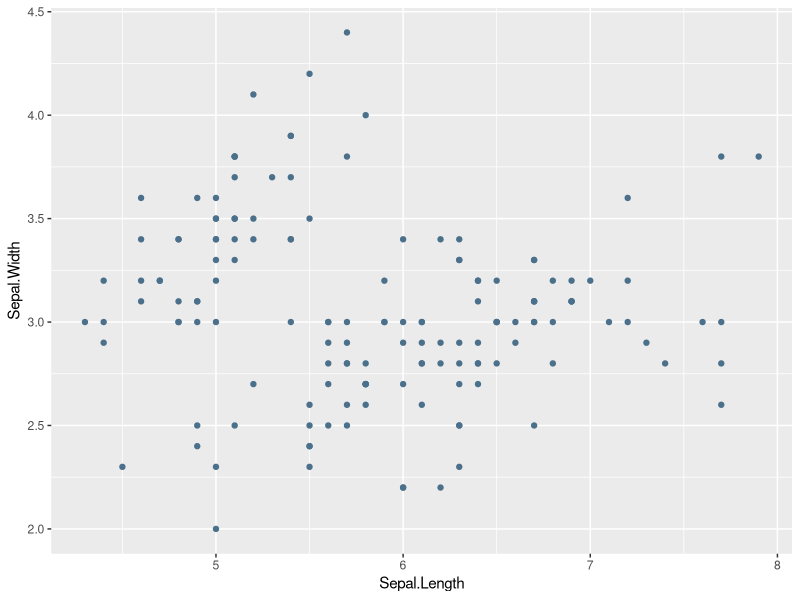
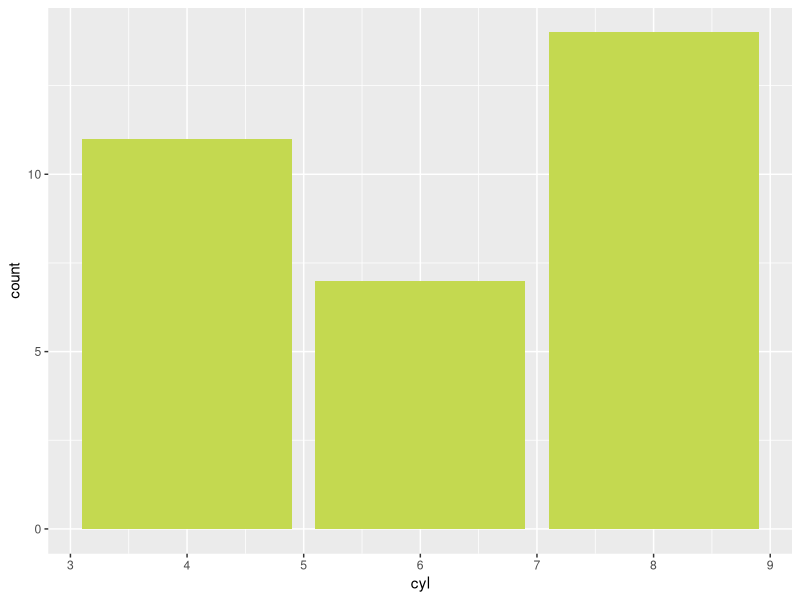
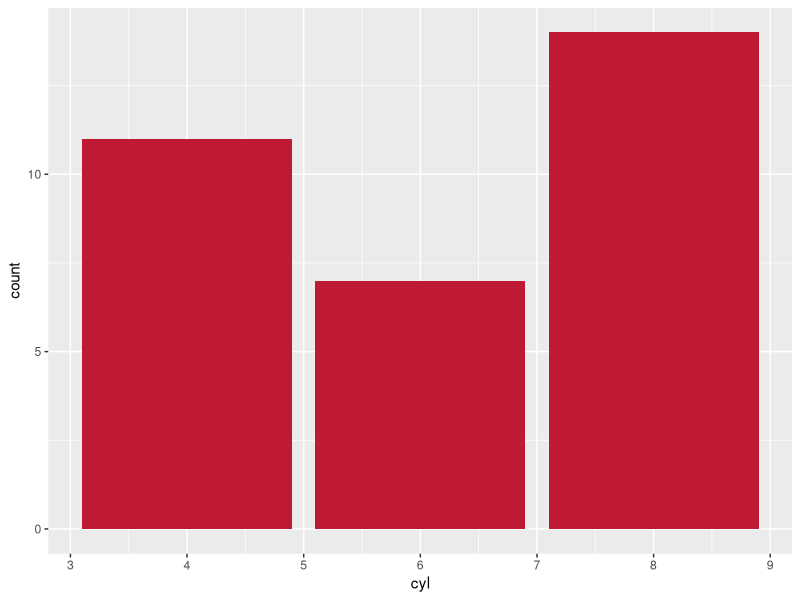
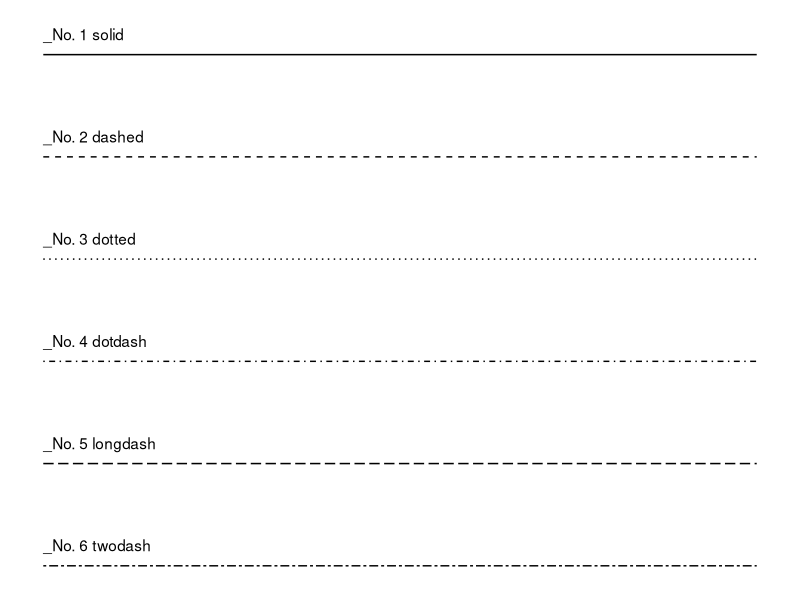
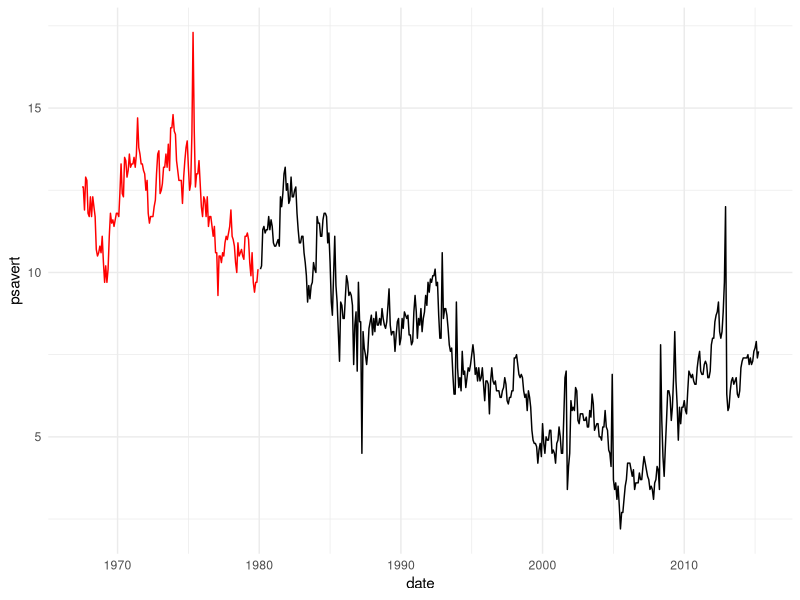
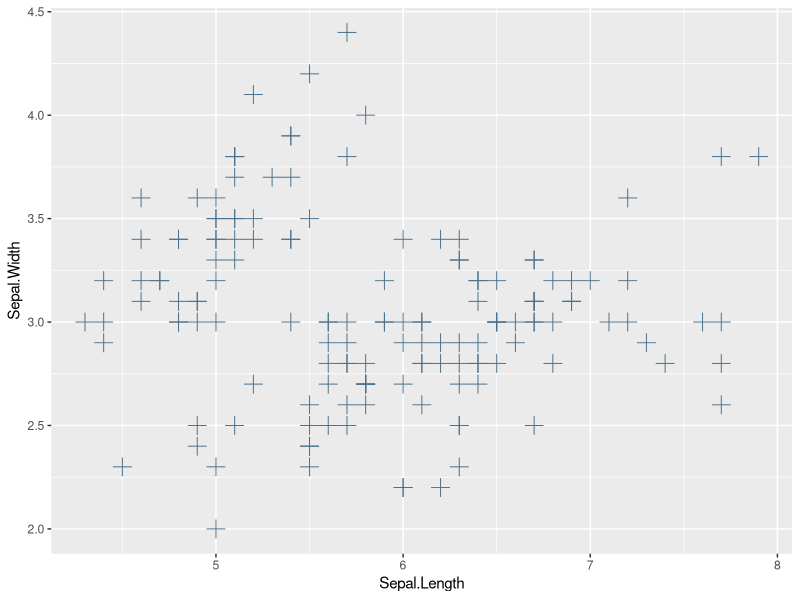
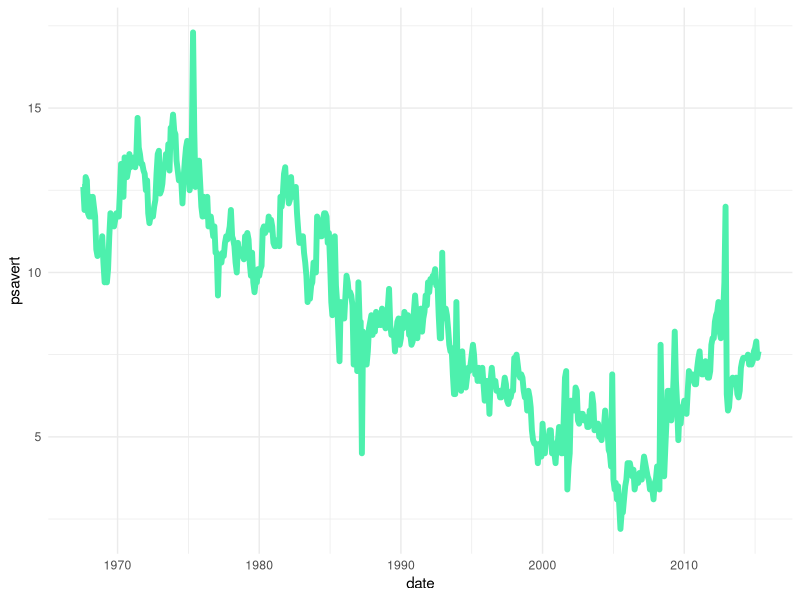
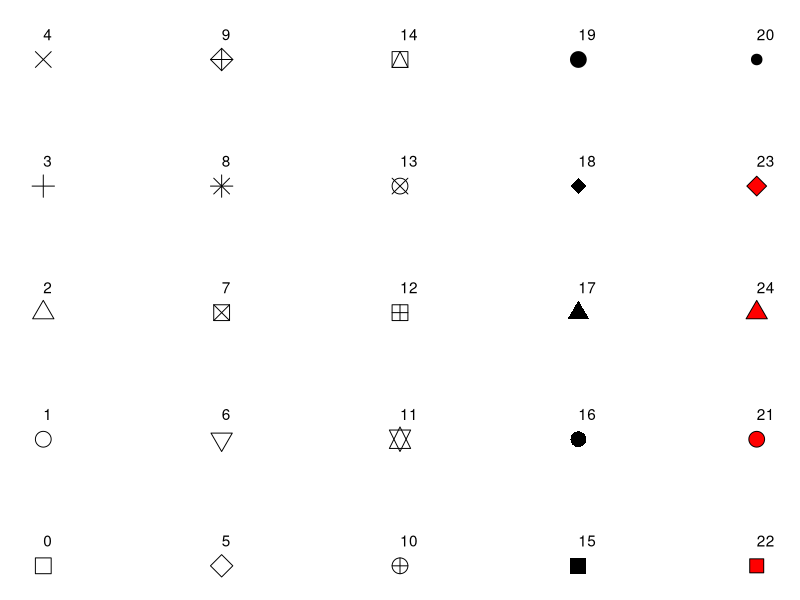

Write the R code that produced these figures, in order.
#--------------------------------------------------------
################# ggplot2 그래프 시각화 #################
#--------------------------------------------------------
#### 1. 더 많은 변수들을 보여주는 기술 (1) geom 속성 값 이용 ####
# 지난 시간까지 그래프를 그리는 여러가지 방법에 대해 배움
# 그러나, 대부분의 데이터셋은 변수가 1개 또는 2개에 머무르지 않고 최소 3개 이상인 경우가 대부분임
# 변수가 많은 다변량일 경우, 시각화시 크게 2가지 중 한개를 선택해야 합니다. 
# 첫번째, geom_*()의 속성값으로 다른 변수를 표시하는 방법
# 두번째, 제 3의 변수를 각 범주별로 구분하는 방법입니다. 
# 여기서, 주의점, Too Much is always Too Bad. 
# 시각화를 하는 목적은 간결함이지, 복잡도가 아닙니다. 
# 더 많은 변수들을 보여주기 전, 항상 보는 사람의 관점에서 그래프를 작성해야 합니다. 
# 자세한 설명은 여기를 참조하시기를 바랍니다. 
# Review
library(dplyr)
library(ggplot2)
iris <- iris
str(iris)

colours()

ggplot(iris, aes(x = Sepal.Length, y = Sepal.Width)) + 
  geom_point(colour = "skyblue4")

str(mtcars)
ggplot(mtcars, aes(x = cyl)) + 
  geom_bar(fill = "#C4D950")


#### -- (1) colour and Fill ####
# 설정방법은 색상 이름을 지정하는 방법이 3가지 있음
# 1. 영어 이름으로 지정 (ex. red, blue 등) 색상의 이름이 궁금하다면, colours() 지정하면 됨.
colours()

# 2. rgb specification (ex. "#RRGGBB")
# 3. munsell 패키지 활용하여, 색상을 rgb로 형태로 도출 가능 (- 구체적으로 말하면 먼셀 색 체계: 색상, 명도, 채도 3가지 요소를 이용하여 색을 나타내는 색 공간)
# 위 패키지는 디자이너에게 요청 필요
# 개인적으로 한번도 사용해 본적은 없음
# 색상표 참고: http://rokmc65371.blog.me/221074220644

library(munsell)
mnsl("5R 4/14") # 빨간색

ggplot(mtcars, aes(x = cyl)) + 
  geom_bar(fill = "#BE1A34")

#### -- (2) Line ####
# Line의 형태는 size, linetype, linejoin, and lineend에 따라 달라짐
# linetype 
# An integer or name: 0 = blank, 1 = solid, 2 = dashed, 3 = dotted, 4 = dotdash, 5 = longdash, 6 = twodash
lty_type = c("solid", "dashed", "dotted", "dotdash", "longdash", "twodash")

linetypes_df <- data.frame(
  y = seq_along(lty_type), 
  lty_type = lty_type, 
  lty_name = paste("_No.", seq_along(lty_type), lty_type)
)


# example
ggplot(linetypes_df, aes(0, y)) + 
  geom_segment(aes(xend = 5, yend = y, linetype = lty_type)) + 
  scale_linetype_identity() + 
  geom_text(aes(label = lty_name), hjust = 0, nudge_y = 0.2) + 
  scale_x_continuous(NULL, breaks = NULL) + 
  scale_y_reverse(NULL, breaks = NULL) + 
  theme_minimal()

data("economics")
# 참조: https://ggplot2.tidyverse.org/reference/geom_path.html

glimpse(economics)
ggplot() + 
  geom_line(data = economics %>% filter(date < "1980-01-01"), aes(x = date, y = psavert), linetype = "solid", colour = "red") + 
  geom_line(data = economics %>% filter(date > "1980-01-01"), aes(x = date, y = psavert), linetype = "solid", colour = "black") + 
  theme_minimal()
  

#### -- (3) Size ####
# The size of a line is its width in mm
# 점의 모양
ggplot(iris, aes(x = Sepal.Length, y = Sepal.Width)) + 
  geom_point(shape = 3, colour = "skyblue4", size = 4)


# line의 두께
ggplot(economics) + 
  geom_line(aes(x = date, y = psavert), linetype = "solid", colour = "#4DF0AD", size = 2) + 
  theme_minimal()


#### -- (4) Shape ####
# integer는 1~25
shapes_df <- data.frame(
  shape = c(0:19, 22, 21, 24, 23, 20), 
  x = 0:24 %/% 5, 
  y = -(0:24 %% 5)
)

shapes_df

ggplot(shapes_df, aes(x, y)) + 
  geom_point(aes(shape = shape), size = 5, fill = "red") + 
  scale_shape_identity() + 
  geom_text(aes(label = shape), hjust = 0, nudge_y = 0.2) + 
  scale_x_continuous(NULL, breaks = NULL) + 
  scale_y_reverse(NULL, breaks = NULL) + 
  theme_minimal()


#### (6) 최종 geom_*()의 속성값을 이용하여 객체를 추가하자. ####
p1 <- ggplot(iris, aes(x = Sepal.Length, y = Sepal.Width)) + 
  geom_point(aes(size = Petal.Length, colour = Species)) + 
  theme(legend.position = "top")

p2 <- ggplot(iris, aes(x = Sepal.Length, y = Sepal.Width)) + 
  geom_point()


# 위 두개의 그래프를 비교 해석해보세요.
library(gridExtra)
grid.arrange(p1, p2, ncol = 2)


# 실습 2. 
# 다음 데이터를 활용하여 위 그래프를 그려보세요.


#### 2. 더 많은 변수들을 보여주는 기술 (2) facet_* 함수 사용 ####
# 한국적인 표현으로는 면 분할이라고 함
# 언제 사용이 필요한가? 
# 데이터 범주간 비교 분석 할 때 사용되며 방법은 크게 2가지가 있음
library(ggplot2)
library(reshape2)
library(gridExtra)

head(tips)

# (1) facet_grid
p1 <- ggplot(tips, aes(x = total_bill, y = tip)) + 
  geom_point() + 
  facet_grid(sex ~ .) # 행기준

p2 <- ggplot(tips, aes(x = total_bill, y = tip)) + 
  geom_point() + 
  facet_grid(. ~ sex) # 열기준


grid.arrange(p1, p2, ncol = 2)

ggplot(tips, aes(x = total_bill, y = tip, colour = time)) + 
  geom_point(size = 3) + 
  facet_grid(day ~ sex) + 
  theme_minimal()

# (2) facet_wrap
p1 <- ggplot(tips, aes(x = total_bill, y = tip)) + 
  geom_point()

p2 <- ggplot(tips, aes(x = total_bill, y = tip)) + 
  geom_point() +
  facet_wrap( ~ sex, ncol = 1) # 열 기준

ggplot(tips, aes(x = total_bill, y = tip)) + 
  geom_point() +
  facet_wrap( ~ sex, nrow = 1) # 열 기준

?facet_wrap

#### 3. 그래프에 주석 추가하기 ####
# 실무 팁! 만약 PPT 또는 이미지 수정이 즉시 가능하다면, Adobe와 같은 이미지 툴을 바로 사용하자. 
# 경험적으로 이게 더 빠르다. 
# 가급적 시각화에 불필요한 텍스트 사용은 지양하자.
library(ggplot2)
library(dplyr)
str(iris)
ggplot(iris %>% filter(Species != "setosa"), 
       aes(x = Sepal.Length, y = Sepal.Width, colour = Species)) + 
  geom_point() + 
  theme_minimal()

p1 + annotate(geom = "text", x = 7, y = 2.3, label = "virginica", size = 5)

mtcars

ggplot(mtcars, aes(x = wt, y = hp)) + 
  geom_point(alpha = .5, colour = "red") + 
  geom_text(aes(label = rownames(mtcars)), hjust = 0, nudge_x = 0.3, check_overlap = TRUE) + 
  xlim(0, 10) + 
  theme_minimal()

# 참조: https://cran.r-project.org/web/packages/ggrepel/vignettes/ggrepel.html

# install.packages("ggrepel")
library(ggrepel)

ggplot(mtcars, aes(x = wt, y = hp)) + 
  geom_point(alpha = .5, colour = "red") + 
  geom_label_repel(aes(label = rownames(mtcars), fill = factor(cyl))) + 
  theme_minimal()


#### 4. 데이터의 축 다루기 ####
# x축과 y축은 표현된 데이터를 해석하는 데 필요한 맥락을 제공한다. 
# 그래프의 성격 또는 값의 갯수에 따라 x축과 y축을 바꿔서 정렬할 필요가 있음
# Case 1. x축과 y축 데이터 뒤바꾸기
library(ggplot2)
library(gridExtra)

mtcars

ggplot(mtcars, aes(x = reorder(rownames(mtcars), -mpg), y = mpg)) + 
  geom_bar(stat = "identity", fill = "orange") + 
  coord_flip() + 
  theme_minimal()


# Case 2. 연속적인 축의 범위 설정
# 주 목적: 최소값과 최대값의 범위를 조정한다. 로그값을 정하는 이유와 비슷함
ggplot(PlantGrowth, aes(x = group, y = weight)) + 
  geom_boxplot() + 
  theme_minimal() -> p

p + ylim(4, 6.5) # 강사의 선호
p + coord_cartesian(ylim = c(4, 6.5)) 

# 눈금 표시 방법
p + 
  scale_y_continuous(limits = c(0, 10), 
                     breaks = c(1, 3, 5, 7, 9), 
                     labels = c("1st", "third", "five", "seven", "9"))

  

# 범주형 축 항목 순서 변경하기
p + 
  scale_x_discrete(limits = c("trt1", "ctrl")) + 
  scale_y_continuous(limits = c(0, 10), 
                     breaks = c(1, 3, 5, 7, 9), 
                     labels = c("1st", "third", "five", "seven", "9\nnine"))


# 불필요한 범주형 항목은 아래와 같이 나타나지 않게 지정 가능


# 눈금 라벨의 텍스트 변경하기



# 
# 로그 축에 눈금 표시 목적
## 시각적인 거리가 일정한 ‘비율’의 변화를 나타낼 수 있음
## 이상치 데이터가 존재할 경우 매우 유용함
# 주요 함수
## scale_x(y)_log10() : x축의 눈금에 로그함수 취함 
## trans_format() : 지수표기법으로 변경 위해
library(MASS)
library(scales)

ggplot(Animals, aes(x = body, y = brain, label = rownames(Animals))) + 
  geom_text(size = 3) + 
  theme_minimal() + 
  theme(axis.text.x = element_text(size = 16)) + 
  scale_x_log10(breaks = 10^(-1:5), 
                labels = trans_format("log10", math_format(10^.x))) + 
  scale_y_log10()

?trans_format


# R에서 표기법
10^(-1:5)
10^(0:3)

ggplot(Animals, aes(x = body, y = brain, label = rownames(Animals))) + 
  geom_text(size = 3) + 
  theme_minimal() + 
  theme(axis.text.x = element_text(size = 16)) + 
  scale_x_continuous(trans = log_trans(), 
                     breaks = trans_breaks("log", function(x) exp(x)), 
                     labels = trans_format("log", math_format(e^.x))) + 
  scale_y_continuous(trans = log10_trans())


# Case 6. 축에 날짜 사용하기
# 실무에서 가장 쉽게 접하는 데이터는 날짜가 있는 데이터임
## 기본적으로는 X축 대신 날짜를 대신 입력하는 개념
##  날짜 데이터 처리에 관해서는 추후 lubridate 패키지 사용 권장
### 단, 여기에서는 기본함수로 작성 예정
# 주요 함수
## scale_x_date() : x축의 눈금에 날짜 입력값 지정
library(lubridate)
library(dplyr)
library(ggplot2)
library(scales)

temp_date <- Sys.Date()
year(temp_date)

temp_date <- "2020.07.01" # 일자 / 월 / 연도
ymd(temp_date)

temp_date <- "Sep, 12th 2021 14:01:05"
mdy_hms(temp_date)

# 데이터를 2000년 1월 ~ 2010년 12월 데이터를 가져오자.
data("economics")
glimpse(economics)

economics_2010s = subset(economics, 
                         date >= as.Date("2000-01-01") &
                         date < as.Date("2010-12-01"))

breaks_date = seq(from = as.Date("2000-01-01"), 
                  to = as.Date("2010-12-01"), 
                  by = "6 month")

breaks_date

ggplot(economics_2010s, aes(x = date, y=uempmed)) + 
  geom_line() + 
  theme_minimal() + 
  scale_x_date(breaks = breaks_date, 
               date_labels = paste0("%Y","년 ", "%m", "월")) + 
  theme(axis.text.x = element_text(angle = 30, hjust = 1, family = "AppleGothic"))


#### 5. 그래프의 범례 다루기 ####
# 그래프의 범례 설정의 주 목적
## 그래프의 축과 같이 일종의 안내자 역할
## 독자에게 시각적인(에스테틱) 속성들을 데이터 값들로 어떻게 해석해야 하는지를 알려줌
## 그래프의 특징에 따라 범례를 별도 지정, 또는 삭제 해야 함
## 범례의 위치, 항목의 순서, 제목 지정 등을 코드로 익힘


# 1. 범례 제거

# 2. 범례의 위치 변경하기


# 3. 범례의 제목 변경하기


# 4. 범례에 속한 라벨 변경하기

  
# 5. 범례제목 지우기


# 6. 그래프의 테마(theme) 다루기
# 그래프의 배경 등 외형 제어할 수 있도록 도와줌
# 분석가는 데이터를 다루는 것이 중요하나, 독자에게는 그래프의 외형, 색깔, 글씨 폰트 등이 중요함
# 그래프의 제목, 외형, 테마 설정, 외형 변경
# 사용자 정의 테마 만들기 

# 1. 그래프의 제목 


# 2. 텍스트의 외형 변경하기


# 3. 테마 사용하기


# 테마 설정하기

# 4. 테마 요소의 외형 변경하기 예제


p

## 1. 그래프 관련 옵션


## 2. 텍스트 항목 관련 옵션들


## 3. 범례 관련 옵션들


## 4. 면 분할 관련 옵션들


# 5. 사용자 정의 테마 설정


